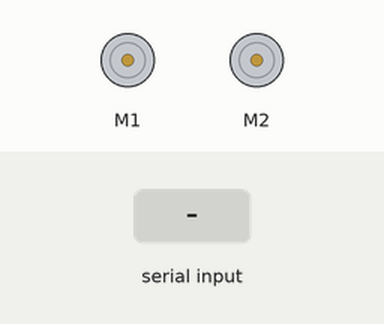
This sketch was run on a simulated Arduino Uno, built with avr-gcc and run on an emulated ATmega328P. Shown: 2 × DC motor (green arrow = forward, orange = backward, longer = faster). Inputs (shaded band) come from the test bench.

Above: at 2.4 s.
2.5 s: "u" received over Serial
At 3.7 s:
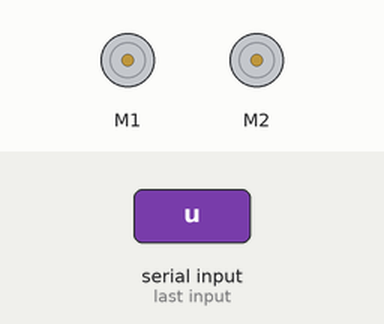
4.0 s: "d" received over Serial
At 4.8 s:
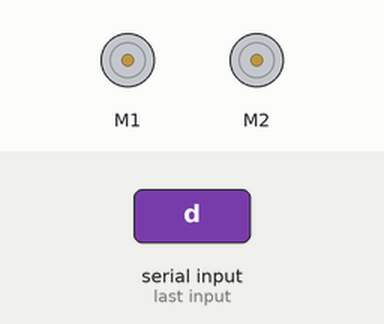
5.5 s: "l" received over Serial
At 5.9 s:
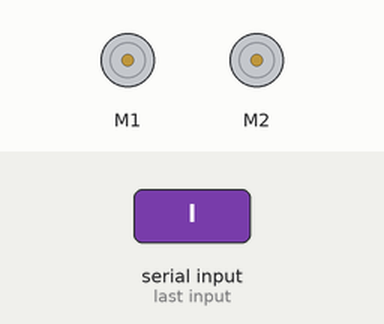
7.0 s: "r" received over Serial
At 8.3 s:
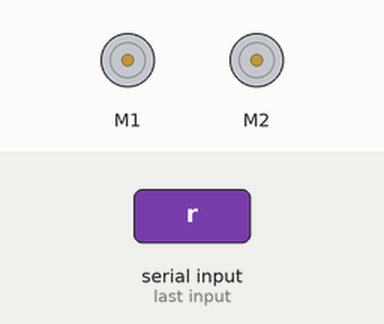
Timing chart, 0 to 9.5 s (numbered marks = the images above; inputs shaded):
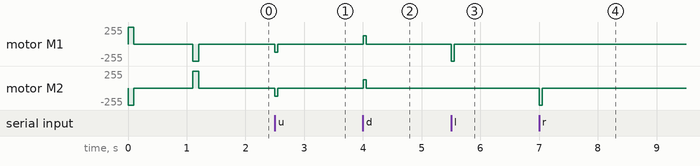

Measured:
- after the input at 2.5 s, motor M1, motor M2: stopped → backward 126/255 at once, → stopped 0.05 s later
- after the input at 4.0 s, motor M1, motor M2: stopped → forward 126/255 at once, → stopped 0.05 s later
- after the input at 5.5 s, motor M1: stopped → backward 255/255 at once, → stopped 0.05 s later
- after the input at 7.0 s, motor M2: stopped → backward 255/255 at once, → stopped 0.05 s later

The sketch:

RedBotDance-Motors.ino
```cpp
// @autor Andres Mena
// @autor Oscar Rodríguez
// Code to drive redbot with commands serial-bluetooth using slow movements and low delays to achieve real-time dancing effect

#include <RedBot.h>

RedBotMotors motors;
boolean s1 = true;
boolean s2 = true;
boolean s3 = true;

// H-Bridge motor driver pins
#define    L_CTRL1   2
#define    L_CTRL2   4
#define    L_PWM     5

#define    R_CTRL1   7
#define    R_CTRL2   8
#define    R_PWM     6

// XBee SW_Serial pins
#define    SW_SER_TX A0
#define    SW_SER_RX A1


void setup()
{
   Serial.begin(9600);//connect to serial port
    motors.leftDrive(255);
    motors.rightDrive(-255);
    delay(100);
    motors.brake();
    delay(1000);
    motors.leftDrive(-255);
    motors.rightDrive(255);
    delay(100);
    motors.brake();
}

void loop()
{
  char inChar;
  //wait for serial commad
  if (Serial.available()) {
    inChar = (char)Serial.read();
    if (inChar == 'u') {
      motors.drive(-127);
      delay(50);
      motors.brake();
    }
    if (inChar == 'd') {
      motors.drive(127);
      delay(50);
      motors.brake();
    }
    if (inChar == 'l') {
      motors.leftDrive(-255);
      delay(50);
      motors.brake();
    }
    if (inChar == 'r') {
      motors.rightDrive(-255);
      delay(50);
      motors.brake();
    }
  }

}
```
